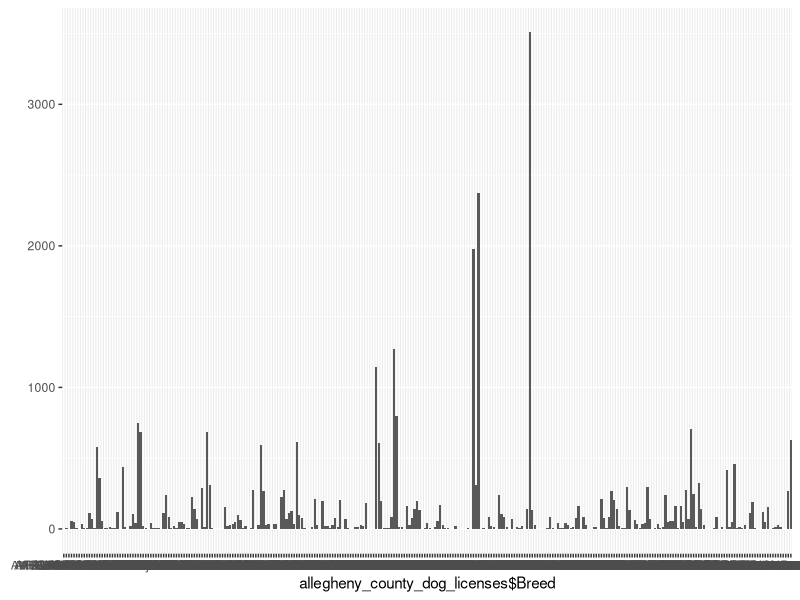
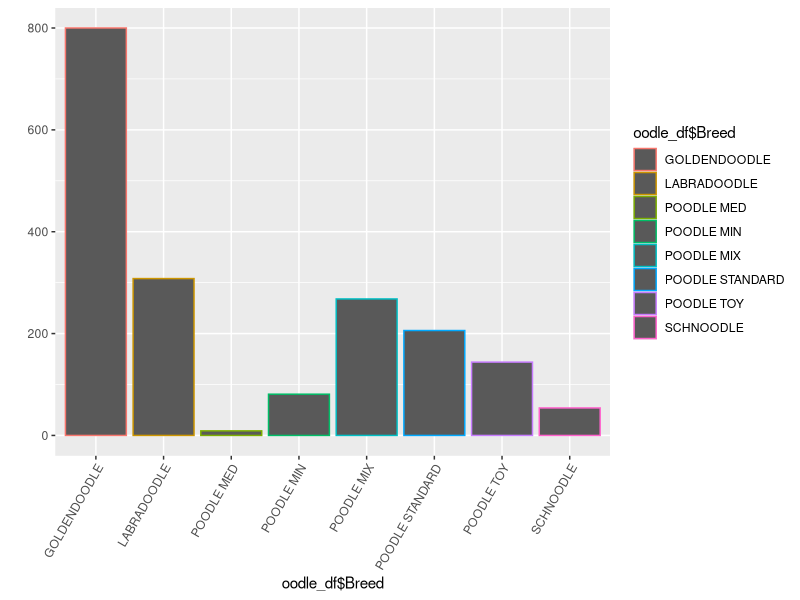
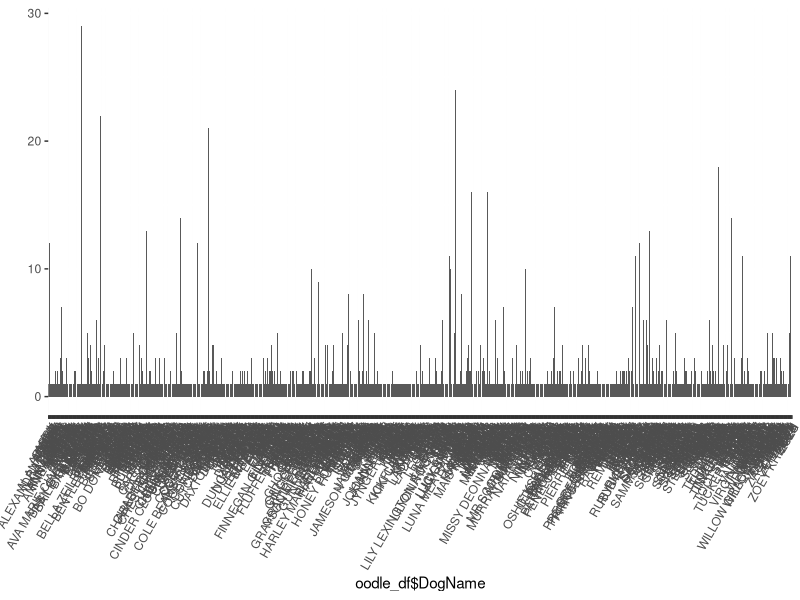
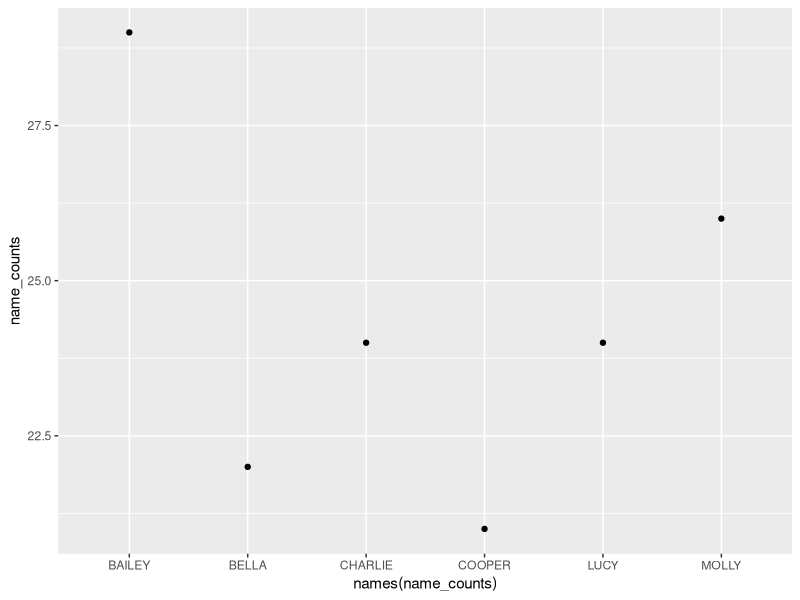
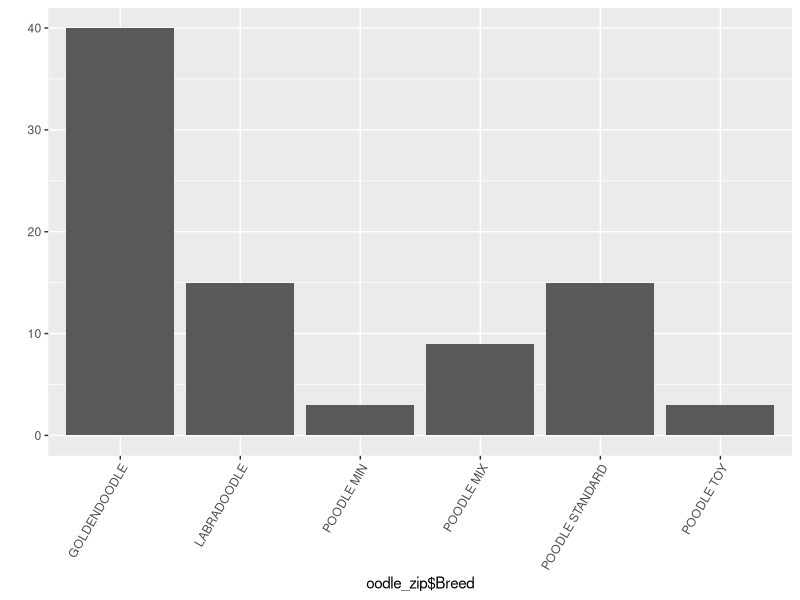
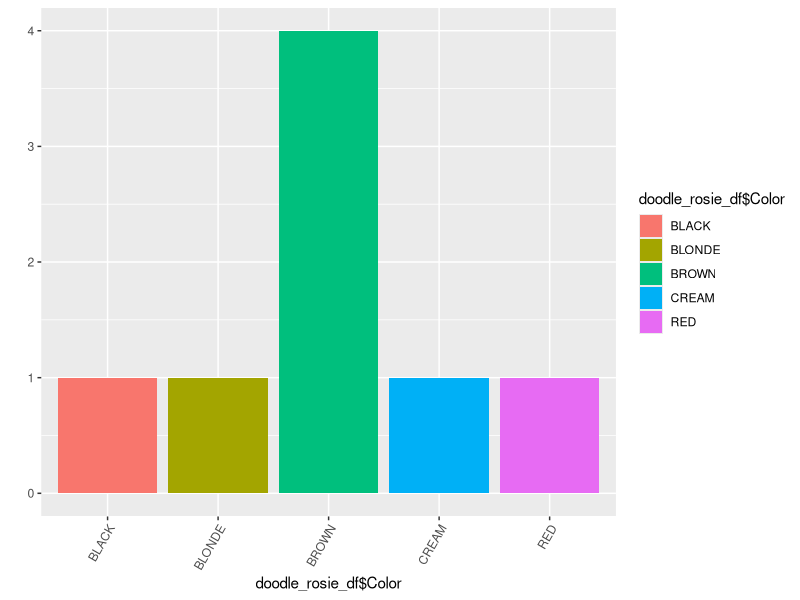

These charts were generated, in order, by the following R code:
# Kayla Bracall
# Homework 8
# I worked through the classwork and then began homework below it


allegheny_county_dog_licenses <- read.csv("allegheny_county_dog_licenses.csv", stringsAsFactors=FALSE)

head(allegheny_county_dog_licenses)

# what is the most common breed of dog?
breeds <- unique(allegheny_county_dog_licenses$Breed)
head(breeds)

breed_counts <- vector()
for (breed in breeds) {
  count <- sum(allegheny_county_dog_licenses$Breed == breed)
  breed_counts <- c(breed_counts, count)
}
# names(breed_counts) <- breeds

# breed_counts <- sort(breed_counts, decreasing=TRUE)
# head(breed_counts)

df <- data.frame("Breeds" = breeds, "Count" = breed_counts)
head(df)

df_brief <- head(df)
df_brief

library(ggplot2)
qplot(x=allegheny_county_dog_licenses$Breed)


#breeds where count > 1

library(stringr)

oodles_tf <- str_detect(allegheny_county_dog_licenses$Breed, "OODLE")
sum(oodles_tf)
oodle_df <- allegheny_county_dog_licenses[oodles_tf, ]
head(oodle_df)
qplot(x=oodle_df$Breed, geom="bar", color=oodle_df$Breed) +  theme(axis.text.x = element_text(angle = 60, hjust = 1))

qplot(x=oodle_df$DogName, geom="bar") +  theme(axis.text.x = element_text(angle = 60, hjust = 1))


dogNames <- unique(oodle_df$DogName)


name_counts <- vector()
for (name in dogNames) {
  count <- sum(oodle_df$DogName == name)
  name_counts <- c(name_counts, count)
}

names(name_counts)<- dogNames

name_counts <- name_counts[name_counts > 20]
qplot(x=names(name_counts), y=name_counts)

zip_tf <- oodle_df$OwnerZip == "15108"
sum(zip_tf)
oodle_zip <- oodle_df[zip_tf, ]
qplot(x=oodle_zip$Breed, geom="bar") +theme(axis.text.x = element_text(angle = 60, hjust = 1))

weilers_tf <- str_detect(allegheny_county_dog_licenses$Breed, "ROTTWEILER")
sum(weilers_tf)
weiler_df <- allegheny_county_dog_licenses[weilers_tf, ]
weilers_in_verona <- sum(weiler_df$OwnerZip == "15147")
weilers_in_verona
remy <- weiler_df$DogName == "REMI" & weiler_df$OwnerZip == "15147"
sum(remy)


### BEGIN HOMEWORK ###

rosie_tf <- str_detect(allegheny_county_dog_licenses$DogName, "ROSIE") #pull out dogs named Rosie
sum(rosie_tf) # there are 121, hooray!
rosie_df <- allegheny_county_dog_licenses[rosie_tf, ] # create df
head(rosie_df)


doodle_rosie_tf <- str_detect(rosie_df$Breed, "GOLDENDOODLE") # pull out goldendoodles named Rosie
sum(doodle_rosie_tf) # there are 8, double hooray! 
doodle_rosie_df <- rosie_df[doodle_rosie_tf, ] # create df 
head(doodle_rosie_df)

# let's plot by color! 
qplot(x=doodle_rosie_df$Color, geom="bar", fill=doodle_rosie_df$Color) +theme(axis.text.x = element_text(angle = 60, hjust = 1))
# brown is the most common color - unusal for "golden"doodles 

rosalie_tf <- str_detect(allegheny_county_dog_licenses$DogName, "ROSALIE") #pull out dogs named Rosalie 
sum(rosalie_tf) # there are none. My Rosalie is truly unique! 

# pull out all the Lhasapoos - Lhasa Apso + Poodle 
lhasapoo_tf <- str_detect(allegheny_county_dog_licenses$Breed, "LHASAPOO") 

sum(lhasapoo_tf) # there are none :(

# Pull out all the Lhasa Apso mixes instead 
lhasa_mix_tf <- str_detect(allegheny_county_dog_licenses$Breed, "LHASA APSO MIX")
sum(lhasa_mix_tf) # there are 21 Lhasa Apso mixes
lhasa_mix_df <- allegheny_county_dog_licenses[lhasa_mix_tf,]


# pull out names of the Lhasa Apso mixes 
lhasas_names <- unique(lhasa_mix_df$DogName)
lhasas_names # there are 21 names in this vector, so each Lhasa Apso mix in AC has a unique name!



### Looking for my friend's greyhound, but he wasn't there, so I commented
#it out. Data may be from before they got him.###

# ollie_tf <- str_detect(allegheny_county_dog_licenses$DogName, "OLLIE") #Pull out all the dogs named Ollie
# sum(ollie_tf)
# ollie_df <- allegheny_county_dog_licenses[ollie_tf, ] # create df
# head(ollie_df)
# 
# ollie_greyhound_tf <- str_detect(ollie_df$Breed, "GREYHOUND") #pull out all the greyhounds named Ollie
# sum(ollie_greyhound_tf) # there aren't any :( 
# dope <- ollie_df[ollie_greyhound_tf,]
# dope
